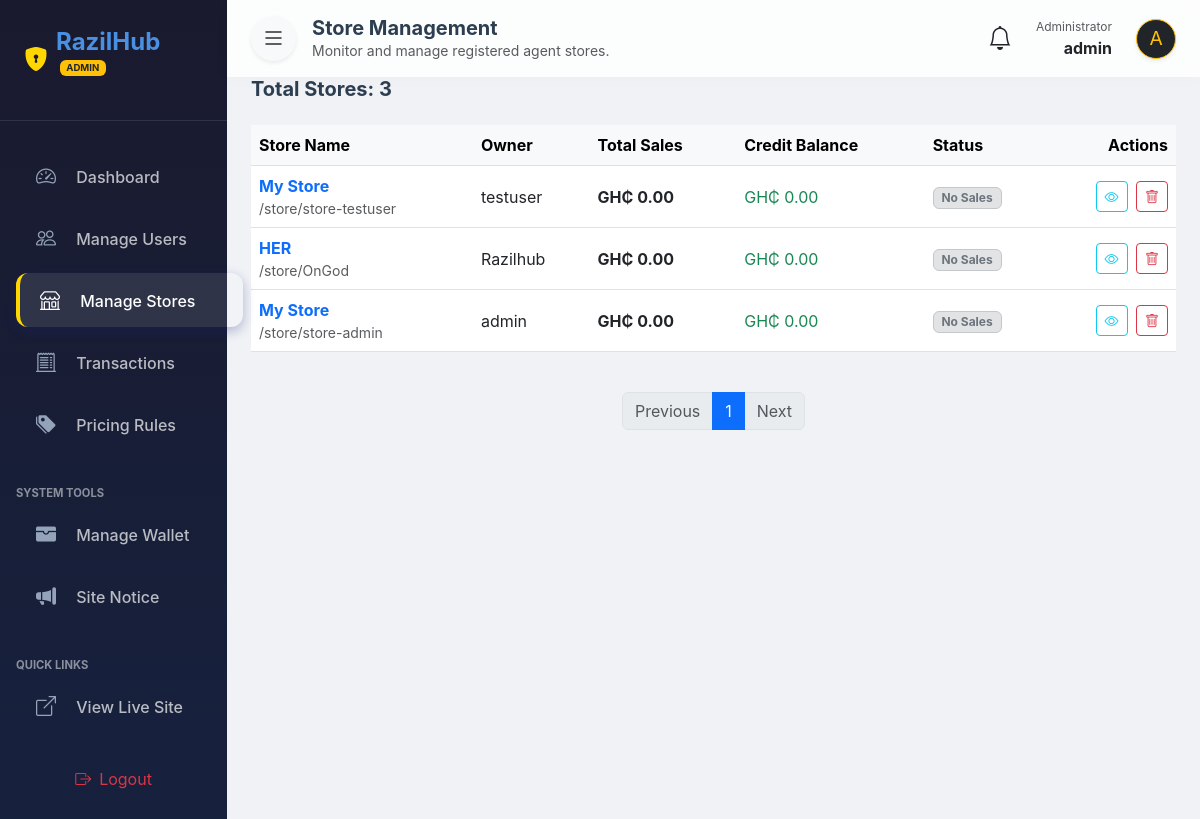
Page /admin/stores (signed in) on the committed database.
### app.py (models this page shows)
class User(UserMixin, db.Model):
    id = db.Column(db.Integer, primary_key=True)
    first_name = db.Column(db.String(100))
    last_name = db.Column(db.String(100))
    username = db.Column(db.String(50), unique=True)
    email = db.Column(db.String(120), unique=True)
    mobile = db.Column(db.String(20))
    password = db.Column(db.String(200))
    balance = db.Column(db.Float, default=0.0)
    is_admin = db.Column(db.Boolean, default=False)
    is_suspended = db.Column(db.Boolean, default=False) # New field for suspension

class Store(db.Model):
    id = db.Column(db.Integer, primary_key=True)
    user_id = db.Column(db.Integer, db.ForeignKey('user.id'), unique=True, nullable=False)
    name = db.Column(db.String(100), default="My Store")
    slug = db.Column(db.String(50), unique=True) # For the public link
    support_phone = db.Column(db.String(20))
    whatsapp = db.Column(db.String(20))
    whatsapp_group_link = db.Column(db.String(200)) # New field
    description = db.Column(db.String(300))
    notice = db.Column(db.String(500)) # New field for store announcements
    total_sales = db.Column(db.Float, default=0.0)
    total_withdrawn = db.Column(db.Float, default=0.0)
    credit_balance = db.Column(db.Float, default=0.0)
    user = db.relationship('User', backref=db.backref('store', uselist=False))

### app.py (the view)
@app.route('/admin/stores')
@admin_required
def admin_stores():
    page = request.args.get('page', 1, type=int)
    per_page = 20
    stores = Store.query.order_by(Store.id.desc()).paginate(page=page, per_page=per_page)
    return render_template('admin/stores.html', stores=stores)

### app.py (called while the page is built)
@app.context_processor
def inject_site_notice():
    notice_setting = SiteSetting.query.filter_by(key='site_notice').first()
    return dict(site_notice=notice_setting.value if notice_setting else None)

@app.context_processor
def inject_admin_stats():
    if current_user.is_authenticated and current_user.is_admin:
        pending_txns = Transaction.query.filter(
            Transaction.status == 'Pending',
            Transaction.type.in_(['Withdrawal', 'Store Withdrawal (MoMo)'])
        ).order_by(Transaction.date.desc()).all()
        return dict(
            pending_withdrawals_count=len(pending_txns),
            pending_notifications=pending_txns
        )
    return dict(pending_withdrawals_count=0, pending_notifications=[])

@login_manager.user_loader
def load_user(user_id):
    return User.query.get(int(user_id))

def admin_required(f):
    @wraps(f)
    def decorated_function(*args, **kwargs):
        if not current_user.is_authenticated or not current_user.is_admin:
            flash("Access denied. Admin privileges required.", "error")
            return redirect(url_for('login'))
        return f(*args, **kwargs)
    return decorated_function

### templates/admin/stores.html (shortened to what this page needs)
{% extends 'admin/base.html' %}
{% block header_title %}Store Management{% endblock %}
{% block header_subtitle %}Monitor and manage registered agent stores.{% endblock %}
{% block content %}
<div class="table-card">
    <div class="d-flex justify-content-between align-items-center mb-4">
        <h5 class="fw-bold mb-0">Total Stores: {{ stores.total }}</h5>
    </div>
    <div class="table-responsive">
        <table class="table table-hover align-middle">
            <thead class="table-light">
                <tr>
                    <th>Store Name</th>
                    <th>Owner</th>
                    <th>Total Sales</th>
                    <th>Credit Balance</th>
                    <th>Status</th>
                    <th class="text-end">Actions</th>
                </tr>
            </thead>
            <tbody>
                {% for store in stores.items %}
                <tr>
                    <td>
                        <div class="fw-bold text-primary">{{ store.name }}</div>
                        <div class="small text-muted">/store/{{ store.slug }}</div>
                    </td>
                    <td>{{ store.user.username }}</td>
                    <td><span class="fw-bold">GH₵ {{ "{:,.2f}".format(store.total_sales | default(0)) }}</span></td>
                    <td><span class="text-success">GH₵ {{ "{:,.2f}".format(store.credit_balance | default(0)) }}</span>
                    </td>
                    <td>
                        {% if store.total_sales > 0 %}
                        <span class="badge bg-success-subtle text-success border border-success-subtle">Active</span>
                        {% else %}
                        <span class="badge bg-secondary-subtle text-secondary border border-secondary-subtle">No
                            Sales</span>
                        {% endif %}
                    </td>
                    <td class="text-end">
                        <a href="{{ url_for('public_store', slug=store.slug) }}"
                            class="btn btn-sm btn-outline-info me-1" target="_blank" title="View Store">
                            <i class="bi bi-eye"></i>
                        </a>
                        <button class="btn btn-sm btn-outline-danger" data-bs-toggle="modal"
                            data-bs-target="#deleteStoreModal{{ store.id }}">
                            <i class="bi bi-trash"></i>
                        </button>
                    </td>
                </tr>
                {% endfor %}
            </tbody>
        </table>
    </div>
    <nav class="mt-4">
        <ul class="pagination justify-content-center">
            {% if stores.has_prev %}
            <li class="page-item"><a class="page-link"
                    href="{{ url_for('admin_stores', page=stores.prev_num) }}">Previous</a></li>
            {% else %}
            <li class="page-item disabled"><span class="page-link">Previous</span></li>
            {% endif %}
            <li class="page-item active"><span class="page-link">{{ stores.page }}</span></li>
            {% if stores.has_next %}
            <li class="page-item"><a class="page-link"
                    href="{{ url_for('admin_stores', page=stores.next_num) }}">Next</a></li>
            {% else %}
            <li class="page-item disabled"><span class="page-link">Next</span></li>
            {% endif %}
        </ul>
    </nav>
</div>
{% endblock %}

### templates/admin/base.html (shortened to what this page needs)
<!DOCTYPE html>
<html lang="en">
<head>
    <link href="https://cdn.jsdelivr.net/npm/bootstrap@5.3.0/dist/css/bootstrap.min.css" rel="stylesheet">
    <link rel="stylesheet" href="https://cdn.jsdelivr.net/npm/bootstrap-icons@1.10.0/font/bootstrap-icons.css">
    <link rel="stylesheet" href="{{ url_for('static', filename='css/style.css') }}">
</head>
<body>
    <div class="d-flex" id="wrapper">
        <div class="border-0 shadow-none sidebar sidebar-admin text-white" id="sidebar-wrapper">
            <div class="sidebar-heading">
                <div class="d-flex align-items-center gap-2">
                    <i class="bi bi-shield-lock-fill fs-4 text-admin-gold"></i>
                    <span class="fw-bold tracking-wide">RazilHub <span class="badge bg-warning text-dark ms-1"
                            style="font-size: 0.6rem; vertical-align: top;">ADMIN</span></span>
                </div>
            </div>
            <div class="list-group list-group-flush py-4 bg-transparent">
                <a href="{{ url_for('admin_dashboard') }}"
                    class="list-group-item list-group-item-action bg-transparent border-0 mb-1 {% if request.endpoint == 'admin_dashboard' %}active{% endif %}">
                    <i class="bi bi-speedometer2 me-3 fs-5"></i> Dashboard
                </a>
                <a href="{{ url_for('admin_users') }}"
                    class="list-group-item list-group-item-action bg-transparent border-0 mb-1 {% if request.endpoint == 'admin_users' %}active{% endif %}">
                    <i class="bi bi-people me-3 fs-5"></i> Manage Users
                </a>
                <a href="{{ url_for('admin_stores') }}"
                    class="list-group-item list-group-item-action bg-transparent border-0 mb-1 {% if request.endpoint == 'admin_stores' %}active{% endif %}">
                    <i class="bi bi-shop me-3 fs-5"></i> Manage Stores
                </a>
                <a href="{{ url_for('admin_transactions') }}"
                    class="list-group-item list-group-item-action bg-transparent border-0 mb-1 {% if request.endpoint == 'admin_transactions' %}active{% endif %}">
                    <i class="bi bi-receipt-cutoff me-3 fs-5"></i> Transactions
                </a>
                <a href="{{ url_for('admin_pricing') }}"
                    class="list-group-item list-group-item-action bg-transparent border-0 mb-1 {% if request.endpoint == 'admin_pricing' %}active{% endif %}">
                    <i class="bi bi-tags-fill me-3 fs-5"></i> Pricing Rules
                </a>
                <div class="mt-4 px-3">
                    <small class="text-uppercase text-white-50 fw-bold" style="font-size: 0.7rem;">System Tools</small>
                </div>
                <a href="{{ url_for('admin_manage_wallet') }}"
                    class="list-group-item list-group-item-action bg-transparent border-0 mb-1 {% if request.endpoint == 'admin_manage_wallet' %}active{% endif %}">
                    <i class="bi bi-wallet-fill me-3 fs-5"></i> Manage Wallet
                </a>
                <a href="{{ url_for('admin_notice') }}"
                    class="list-group-item list-group-item-action bg-transparent border-0 mb-1 {% if request.endpoint == 'admin_notice' %}active{% endif %}">
                    <i class="bi bi-megaphone-fill me-3 fs-5"></i> Site Notice
                </a>
                <div class="mt-4 px-3">
                    <small class="text-uppercase text-white-50 fw-bold" style="font-size: 0.7rem;">Quick Links</small>
                </div>
                <a href="{{ url_for('dashboard') }}"
                    class="list-group-item list-group-item-action bg-transparent border-0 mb-1 text-info">
                    <i class="bi bi-box-arrow-up-right me-3 fs-5"></i> View Live Site
                </a>
                <div class="mt-auto pt-4 px-3">
                    <a href="{{ url_for('logout') }}"
                        class="btn btn-outline-danger border-0 w-100 d-flex align-items-center justify-content-center gap-2">
                        <i class="bi bi-box-arrow-right"></i> Logout
                    </a>
                </div>
            </div>
        </div>
        <div id="page-content-wrapper">
            <nav class="navbar navbar-expand-lg navbar-light border-0 px-4 py-3">
                <div class="container-fluid p-0">
                    <button
                        class="btn btn-light shadow-sm border-0 d-flex align-items-center justify-content-center rounded-circle"
                        id="sidebarToggle" style="width: 45px; height: 45px;">
                        <i class="bi bi-list fs-4 text-dark"></i>
                    </button>
                    <div class="ms-3">
                        <h5 class="fw-bold mb-0">{% block header_title %}Overview{% endblock %}</h5>
                        <p class="text-muted small mb-0">{% block header_subtitle %}Admin Control Panel{% endblock %}
                        </p>
                    </div>
                    <div class="ms-auto d-flex align-items-center gap-3">
                        <div class="dropdown">
                            <a href="#" class="text-dark position-relative me-2" id="notificationDropdown"
                                data-bs-toggle="dropdown" aria-expanded="false">
                                <i class="bi bi-bell fs-4"></i>
                            </a>
                        </div>
                        <div class="d-none d-md-block text-end me-2">
                            <small class="text-muted d-block" style="font-size: 0.75rem;">Administrator</small>
                            <span class="fw-bold text-dark">{{ current_user.username }}</span>
                        </div>
                        <div class="rounded-circle bg-dark text-warning border border-warning d-flex align-items-center justify-content-center shadow-sm"
                            style="width: 40px; height: 40px; font-size: 1.2rem;">
                            {{ current_user.username[0] | upper }}
                        </div>
                    </div>
                </div>
            </nav>
            <div class="container-fluid px-4 pb-5">
                <div class="fade-in">
                    {% block content %}{% endblock %}
                </div>
            </div>
        </div>
    </div>
</body>
</html>

### static/css/style.css (style rules this page uses)
:root { --primary-color: #4a90e2; --secondary-color: #8c9eff; --success-color: #00c853; --warning-color: #ffd600; --danger-color: #ff3d00; --dark-color: #2c3e50; --light-color: #f8f9fa; --card-bg: #ffffff; --body-bg: #f0f2f5; --sidebar-width: 280px; --border-radius: 16px; --box-shadow: 0 10px 30px rgba(0, 0, 0, 0.05); --transition: all 0.3s cubic-bezier(0.4, 0, 0.2, 1); }
body { margin: 0; padding: 0; font-family: 'Inter', "Segoe UI", Arial, sans-serif; background-color: var(--body-bg); color: var(--dark-color); }
#wrapper { overflow-x: hidden; transition: var(--transition); }
#sidebar-wrapper { min-height: 100vh; margin-left: -15rem; transition: margin .25s ease-out; width: var(--sidebar-width); }
#sidebar-wrapper .sidebar-heading { padding: 1.5rem; font-size: 1.5rem; font-weight: 800; color: var(--primary-color); }
@media (min-width: 768px) { #sidebar-wrapper { margin-left: 0; } }
@media (min-width: 768px) { #page-content-wrapper { min-width: 0; width: 100%; } }
#sidebar-wrapper .list-group-item { background-color: transparent; color: #64748b; border: none; font-weight: 500; margin: 4px 16px; border-radius: 12px; padding: 12px 20px; transition: var(--transition); }
.table-hover tbody tr { transition: var(--transition); border-radius: 12px; }
#sidebar-wrapper .list-group-item.active { background: linear-gradient(135deg, #1a237e 0%, #0d47a1 100%); color: white; box-shadow: 0 4px 12px rgba(26, 35, 126, 0.3); }
#sidebar-wrapper .list-group-item.active i { color: white; }
#sidebar-wrapper .list-group-item i { color: #94a3b8; transition: var(--transition); }
.fade-in { animation: fadeIn 0.6s ease-out forwards; }
.sidebar-admin { background: linear-gradient(180deg, #1a1a2e 0%, #16213e 100%) !important; }
.sidebar-admin .sidebar-heading { border-bottom: 1px solid rgba(255, 255, 255, 0.1) !important; }
.sidebar-admin .list-group-item { color: rgba(255, 255, 255, 0.7) !important; }
.sidebar-admin .list-group-item:hover, .sidebar-admin .list-group-item.active { color: #fff !important; background: rgba(255, 255, 255, 0.1) !important; border-left: 4px solid #ffd700 !important; }
.text-admin-gold { color: #ffd700 !important; }
.navbar { background: rgba(255, 255, 255, 0.8) !important; backdrop-filter: blur(12px); box-shadow: 0 2px 20px rgba(0, 0, 0, 0.02); position: relative; z-index: 1050; }

### rows in the picture
User: username "admin", username "A"
Store: name "My Store", slug "store-testuser", user.username "testuser", total_sales "0.00", credit_balance "0.00", shows "No Sales"
Store: name "HER", slug "OnGod", user.username "Razilhub", total_sales "0.00", credit_balance "0.00", shows "No Sales"
Store: name "My Store", slug "store-admin", user.username "admin", total_sales "0.00", credit_balance "0.00", shows "No Sales"

### other values in the picture
{{ stores.total }} "3"
{{ stores.page }} "1"
